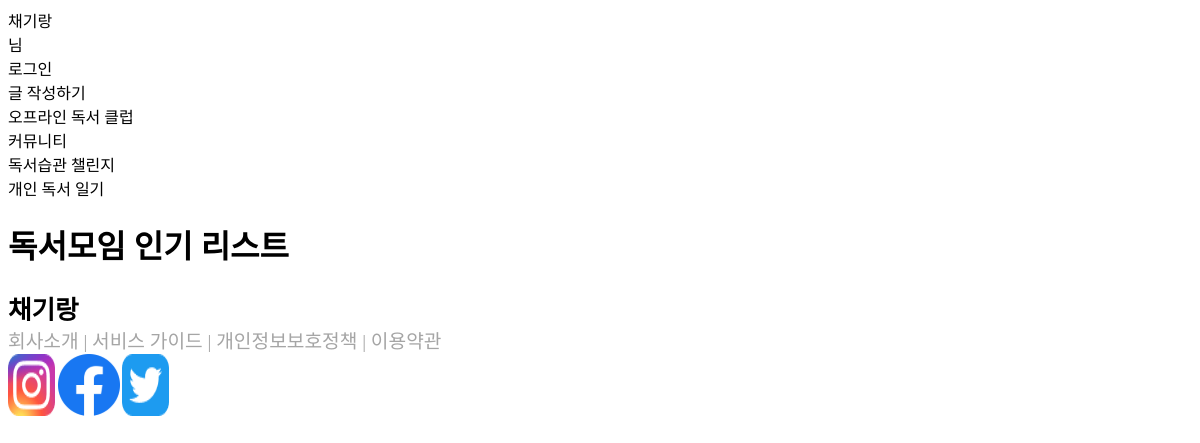
Page /club/popularlist on the earlier database version.
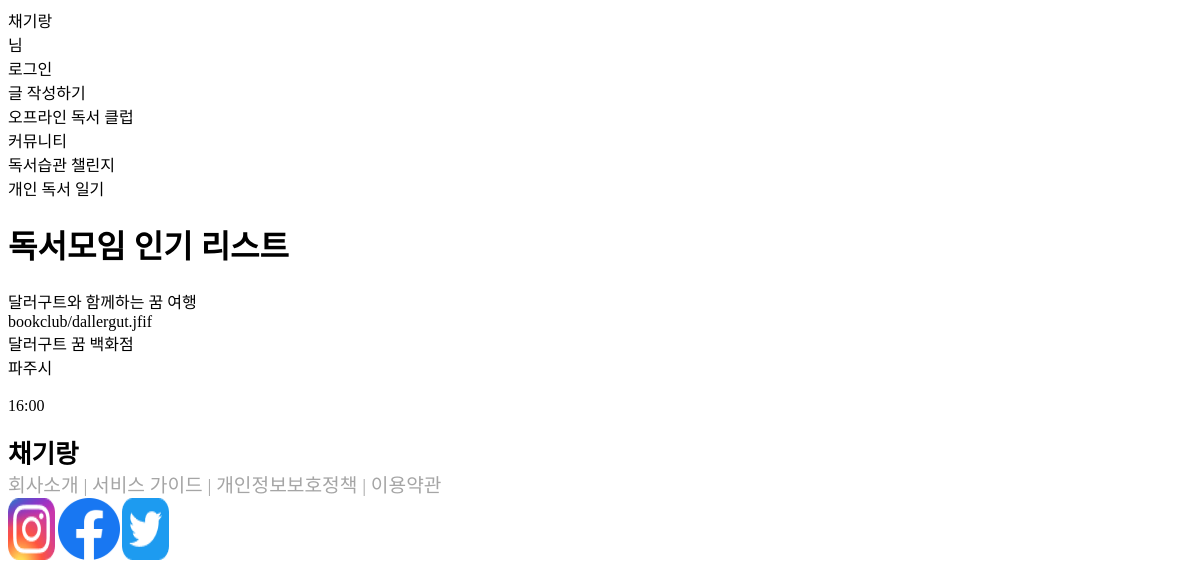
Same page on the later database version.
### bookclub/models.py (models this page shows, shortened)
class BookClub(models.Model):
    group_name = models.CharField(verbose_name='모임명', max_length=30)
    book_photo = models.ImageField(verbose_name='사진', upload_to='bookclub/', null=True, blank=True) # '/media/'+'bookclub/' # default='default_photo.png'
    book_title = models.CharField(verbose_name='책 제목', max_length=30)
    book_author = models.CharField(verbose_name='지은이', max_length=10)
    regularity = models.BooleanField(verbose_name='정기/비정기', default=False) # True(정기)/False(비정기)
    date1 = models.CharField(verbose_name='1회 날짜', max_length=20, blank=True)
    date2 = models.CharField(verbose_name='2회 날짜', max_length=20, blank=True)
    date3 = models.CharField(verbose_name='3회 날짜', max_length=20, blank=True)
    date4 = models.CharField(verbose_name='4회 날짜', max_length=20, blank=True)
    date5 = models.CharField(verbose_name='5회 날짜', max_length=20, blank=True)
    time = models.CharField(verbose_name='시간', max_length=20)
    city_location = models.CharField(verbose_name='장소(시/도)', max_length=10)
    district_location = models.CharField(verbose_name='장소(구/시/군)', max_length=10)
    dong_location = models.CharField(verbose_name='장소(동/읍/면)', max_length=10)
    full_address = models.CharField(verbose_name='전체 주소', max_length=50)
    discussion_field = models.CharField(verbose_name='토론 분야', max_length=10)
    discussion_keywords = models.CharField(verbose_name='토론 키워드', max_length=10)
    min_members = models.IntegerField(verbose_name='최소 멤버수', default=3, validators=[MinValueValidator(1)])
    max_members = models.IntegerField(verbose_name='최대 멤버수', default=6, validators=[MaxValueValidator(20)])
    applied_members = models.IntegerField(verbose_name='신청한 멤버수', default=0)
    details = models.CharField(verbose_name='클럽 상세 내용', max_length=400, blank=True)
    likes = models.IntegerField(verbose_name='좋아요 수', default=0)
    big_category=models.CharField(verbose_name='카테고리1', max_length=10, blank=True)
    middle_category=models.CharField(verbose_name='카테고리2', max_length=10, blank=True)
    small_category=models.CharField(verbose_name='카테고리3', max_length=10, blank=True)

### bookclub/views.py (the view)
# urls.py: path('popularlist', popular_list, name='popularlist'),
def popular_list(request):
    if request.method == 'GET':
        if q: # 필터링이 걸려있다면
            clubs = filtering(request)
        else:
            clubs = BookClub.objects.order_by('-likes') # likes 많은 순으로 정렬(내림차순)
        club_list = []
        for club in clubs:
            club_data = {
                'club_id': club.id,
                'group_name': club.group_name,
                'book_photo': club.book_photo,
                'book_title': club.book_title,
                'district_location': club.district_location,
                'date1': club.date1,
                'time': club.time
            }
            club_list.append(club_data)
        context = {'clubs': club_list}
        return render(request, 'club/popular_list.html', context)

### templates/club/popular_list.html (shortened to what this page needs)
{% extends 'base2.html' %}
{% block content %}
<h1>독서모임 인기 리스트</h1>
{% for club in clubs %}
    <div>
        {{club.group_name}}<br>
        {{club.book_photo}}<br>
        {{club.book_title}}<br>
        {{club.district_location}}<br>
        {{club.date}}<br>
        {{club.time}}<br>
        <br>
    </div>
{% endfor %}
{% endblock %}

Differences in the rows shown:
added BookClub: group_name "달러구트와 함께하는 꿈 여행", book_photo "bookclub/dallergut.jfif", book_title "달러구트 꿈 백화점", district_location "파주시", time "16:00"
